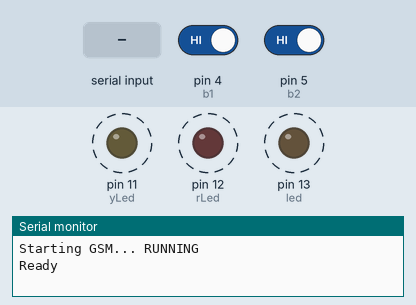
This sketch was run on a simulated Arduino Uno, built with avr-gcc and run on an emulated ATmega328P. Parts: output pins drawn as LEDs (lit = HIGH), the last lines printed to the serial monitor. Dashed ring = blinking. Inputs (shaded band) come from the test bench; at power-on: pin 4 (b1) HIGH, pin 5 (b2) HIGH.

Above: at 1.85 s.
2.3 s: pin 4 (b1) driven LOW
At 3.5 s:
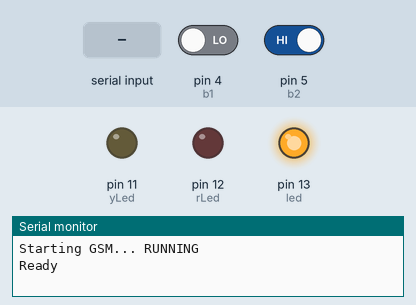
3.8 s: pin 4 (b1) driven HIGH
At 3.99 s:
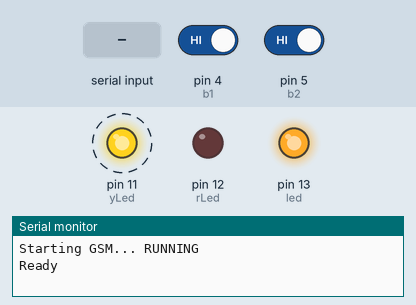
6.8 s: "set.id\n" received over Serial
9.8 s: pin 5 (b2) driven LOW
At 9.8 s:
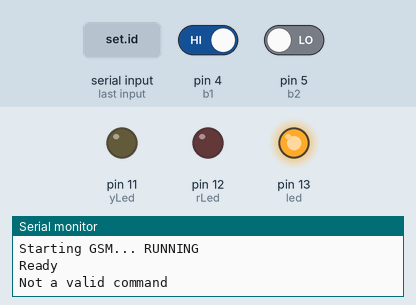
11.3 s: pin 5 (b2) driven HIGH
At 11.49 s:
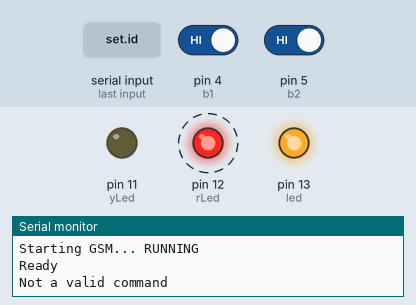
Timing chart, 0 to 15.3 s (numbered marks = the images above; inputs shaded):
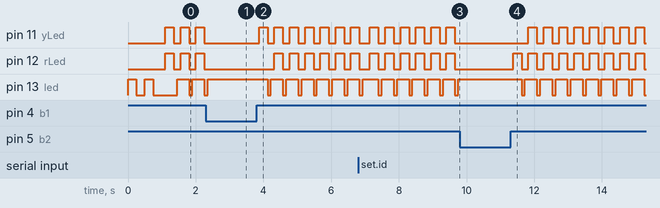

Measured:
- after the input at 2.3 s, pin 11 (yLed), pin 12 (rLed): stops changing and stays LOW; pin 13 (led): goes on until 2.4 s, then stays HIGH
- after the input at 3.8 s, pin 11 (yLed): alternates HIGH for 0.25 s and LOW for 0.20 s, starting after 0.07 s; pin 12 (rLed): alternates HIGH for 0.25 s and LOW for 0.20 s, starting after 0.53 s; pin 13 (led): alternates HIGH for 0.35 s and LOW for 0.10 s, starting after 0.32 s
- after the input at 9.8 s, pin 11 (yLed), pin 12 (rLed): stops changing and stays LOW; pin 13 (led): stops changing and stays HIGH
- after the input at 11.3 s, pin 11 (yLed): alternates HIGH for 0.25 s and LOW for 0.20 s, starting after 0.53 s; pin 12 (rLed): alternates HIGH for 0.25 s and LOW for 0.20 s, starting after 0.07 s; pin 13 (led): alternates HIGH for 0.35 s and LOW for 0.10 s, starting after 0.32 s
- by itself, pin 11 (yLed), pin 12 (rLed): alternates HIGH for 0.25 s and LOW for 0.20 s

The sketch:

fan.ino
```cpp
// (licence header left out)
#include <EEPROM.h>
const int led = 13;
/* to be removed */
const int rLed = 12;
const int yLed = 11;
const int b1 = 4;
const int b2 = 5;
/* end of remove */
boolean space = false;
boolean done = false;
String command = "";
String parameter = "";
int location[3] = {1,10,50};

void setup() {
	Serial.begin(9600);
	parameter.reserve(200);
	command.reserve(200);
	/* to be removed */
	pinMode(led,OUTPUT);
	pinMode(b1,INPUT);
	pinMode(b2,INPUT);
	pinMode(yLed,OUTPUT);
	pinMode(rLed,OUTPUT);
	/* end of remove */
	gsm_start();
	Serial.println("Ready");
}
/* checks for strings from serial port */
void serialEvent() {
	int mode;
	while (Serial.available()) {
		char inChar = (char)Serial.read();
		if (space == false) {
			if (inChar != ' ') {
				/* before space saved to "command" string */
				command += inChar;
			}
			else {
				/* if space is detected then it marks the end of the command */
				space = true;
			}
		}
		else if (space == true) {
			/* if space = true, command is ended, save to "parameter" string */
			parameter += inChar;
		}
		delay(1);
	}
	/* checks to se if command is valid */
	mode = checkCommand();
	/* executed command based on mode set in "checkString" */
	executeCommand (mode);
	delay(1);
}
int checkCommand() {
	int mode;

	if (command == "set.id") {mode = 1;}
	else if (command == "set.#") {mode = 2;}
	else if (command == "start") {mode = 3;}
	else if (command == "stop") {mode = 4;}
	else if (command == "status") {mode = 5;}
	else {Serial.println("Not a valid command");mode = 0;}
	return mode;
}
void executeCommand(int mode) {
	/* if "set.it" or "set.#" */
	if ((mode == 1)||(mode == 2)) {
		Serial.println(command);
		Serial.println(parameter);
		int length = parameter.length();
			EEPROM.write(location[mode],length);
			for (int i = 0; i < length; i++) {
				EEPROM.write(i+location[mode]+1,parameter[i]);
			}
		}
	/* if "start" */
	else if (mode == 3) {
	Serial.println(command);
	EEPROM.write(1,1);
	}
	/* if "stop" */
	else if (mode == 4) {
		Serial.println(command);
		EEPROM.write(1,0);
	}
	/* if status */
	else if (mode == 5) {
		Serial.println(command);
		int stopped = EEPROM.read(1);
		if (stopped != 0) {
			Serial.println("RUNNING");
		}
		else {
			Serial.println("STOPED");
		}
		for (int i = 0; i < 2; i++) {
			int length = EEPROM.read(location[i+1]);
			for (int j = 0; j < length; j++) {
				Serial.print((char)EEPROM.read(j+location[i+1]+1));
				delay(1);
				}
			Serial.print("\n");
			}
		Serial.print(readVcc(), DEC );
		Serial.println("mV");
		}
	Serial.print("\n");
	delay(100);
	mode = 0;
	command = "";
	parameter = "";
	space = false;
	delay(1);
}

void wait(int pin, int cycles, int period){
	for (int i=0; i<cycles; i++){
		digitalWrite(led,HIGH);
		delay(period/2);
		digitalWrite(led,LOW);
		delay(period/2);
	}
}
void gsm_start(){
	Serial.print("Starting GSM... ");
	/* change wait time to 10 sec */
	wait(led,2,500);
	Serial.println("RUNNING");
}

/* to be removed */
int push(){
	int mode;
	boolean b1s;
	boolean b2s;
	while ((b1s==LOW)||(b2s==LOW)) {
		delay(100);
		if ((b1s==LOW) && (b2s==HIGH)) {
			mode = 1;
		}
		else if ((b1s==HIGH) && (b2s==LOW)) {
			mode = 2;
		}
		else if ((b1s==LOW) && (b2s==LOW)) {
			mode = 3;
		}
		else {
			mode = 0;
		}
		b1s = digitalRead(b1);
		b2s = digitalRead(b2);
		delay(1);
	}
	delay(1);
	return mode;
}
long readVcc() {
	long result;
	// Read 1.1V reference against AVcc
	ADMUX = _BV(REFS0) | _BV(MUX3) | _BV(MUX2) | _BV(MUX1);
	delay(2); // Wait for Vref to settle
	ADCSRA |= _BV(ADSC); // Convert
	while (bit_is_set(ADCSRA,ADSC));
	result = ADCL;
	result |= ADCH<<8;
	result = 1126400L / result; // Back-calculate AVcc in mV
	return result;
}
/* end of remove */
void loop() {
	/* to be remvoved */
	int mode = push();
	if (mode == 1) {
		digitalWrite(yLed,HIGH);
		delay(250);
		digitalWrite(yLed,LOW);
	}
	else if (mode == 2) {
		digitalWrite(rLed,HIGH);
		delay(250);
		digitalWrite(rLed,LOW);
	}
	else if (mode == 3) {
		digitalWrite(yLed,HIGH);
		digitalWrite(rLed,HIGH);
		delay(250);
		digitalWrite(yLed,LOW);
		digitalWrite(rLed,LOW);
	}
	mode = 0;
	digitalWrite(led,LOW);
	delay(100);
	digitalWrite(led,HIGH);
	/* end of remove */
}
```
